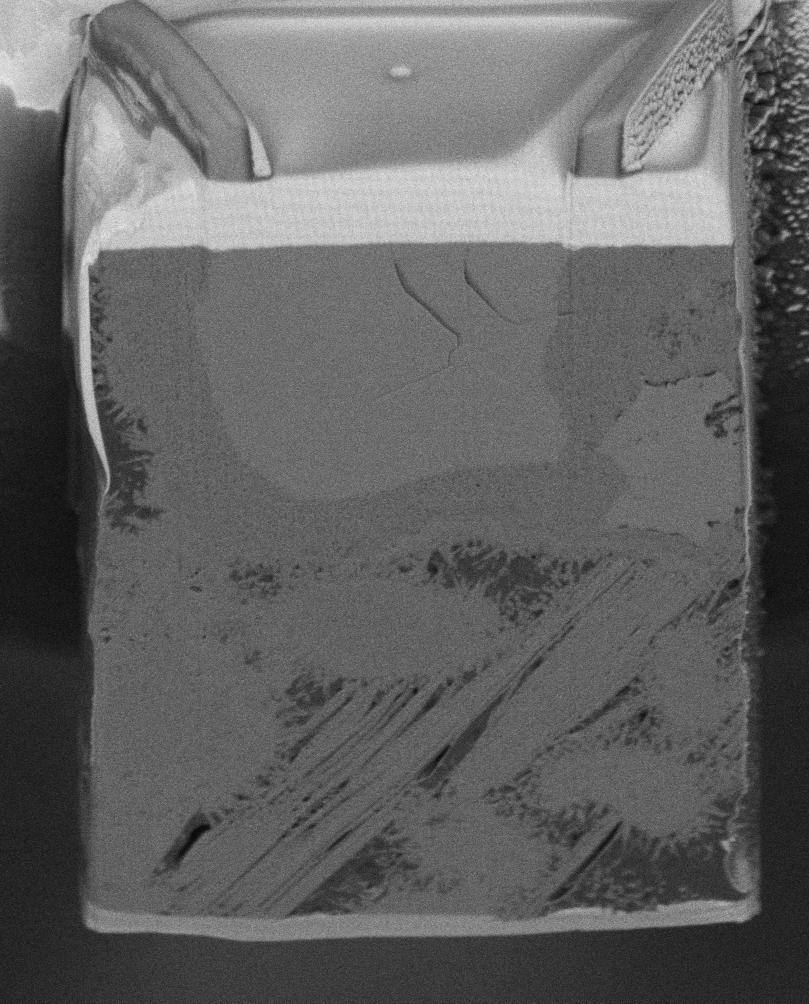
#> input picture SEM Image - SliceImage - 001.tif, 1618 x 2007 px (shown at 1/2 size)
$ python cv_blur.py
#> lines starting #> are read from the running program, lines starting #| are printed output that depends on the picture; after the words box and inside, x2 and y2 are one past the last pixel; in counts of white or black regions, pixels touching at a corner belong together
import sys
import cv2 as cv
import numpy as np
#  Global Variables
DELAY_CAPTION = 1500
DELAY_BLUR = 100
MAX_KERNEL_LENGTH = 31
src = None
dst = None
window_name = 'Smoothing Demo'
def main():
    cv.namedWindow(window_name, cv.WINDOW_AUTOSIZE)
    # Load the source image
    global src
    src = cv.imread('SEM Image - SliceImage - 001.tif')
#> src is the input picture: shape (2007, 1618, 3); min 3, max 250, mean 99
    if src is None:
        print ('Error opening image')
        print ('Usage: smoothing.py [image_name -- default ../data/lena.jpg] \n')
        return -1
    if display_caption('Original Image') != 0:
        return 0
    global dst
    dst = np.copy(src)
    if display_dst(DELAY_CAPTION) != 0:
        return 0
    # Applying Homogeneous blur
    if display_caption('Homogeneous Blur') != 0:
        return 0

    for i in range(1, MAX_KERNEL_LENGTH, 2):
        dst = cv.blur(src, (i, i))
        if display_dst(DELAY_BLUR) != 0:
            return 0

    # Applying Gaussian blur
    if display_caption('Gaussian Blur') != 0:
        return 0

    for i in range(1, MAX_KERNEL_LENGTH, 2):
        dst = cv.GaussianBlur(src, (i, i), 0)
        if display_dst(DELAY_BLUR) != 0:
            return 0

    # Applying Median blur
    if display_caption('Median Blur') != 0:
        return 0

    for i in range(1, MAX_KERNEL_LENGTH, 2):
        dst = cv.medianBlur(src, i)
        if display_dst(DELAY_BLUR) != 0:
            return 0

    # Applying Bilateral Filter
    if display_caption('Bilateral Blur') != 0:
        return 0

    for i in range(1, MAX_KERNEL_LENGTH, 2):
        dst = cv.bilateralFilter(src, i, i * 2, i / 2)
        if display_dst(DELAY_BLUR) != 0:
            return 0

    #  Done
    display_caption('Done!')
    return 0
def display_caption(caption):
#> called with caption = 'Original Image'
    global dst
    dst = np.zeros(src.shape, src.dtype)
    rows, cols, _ch = src.shape
#> rows = 2007; cols = 1618
    cv.putText(dst, caption,
                (int(cols / 4), int(rows / 2)),
                cv.FONT_HERSHEY_COMPLEX, 1, (255, 255, 255))
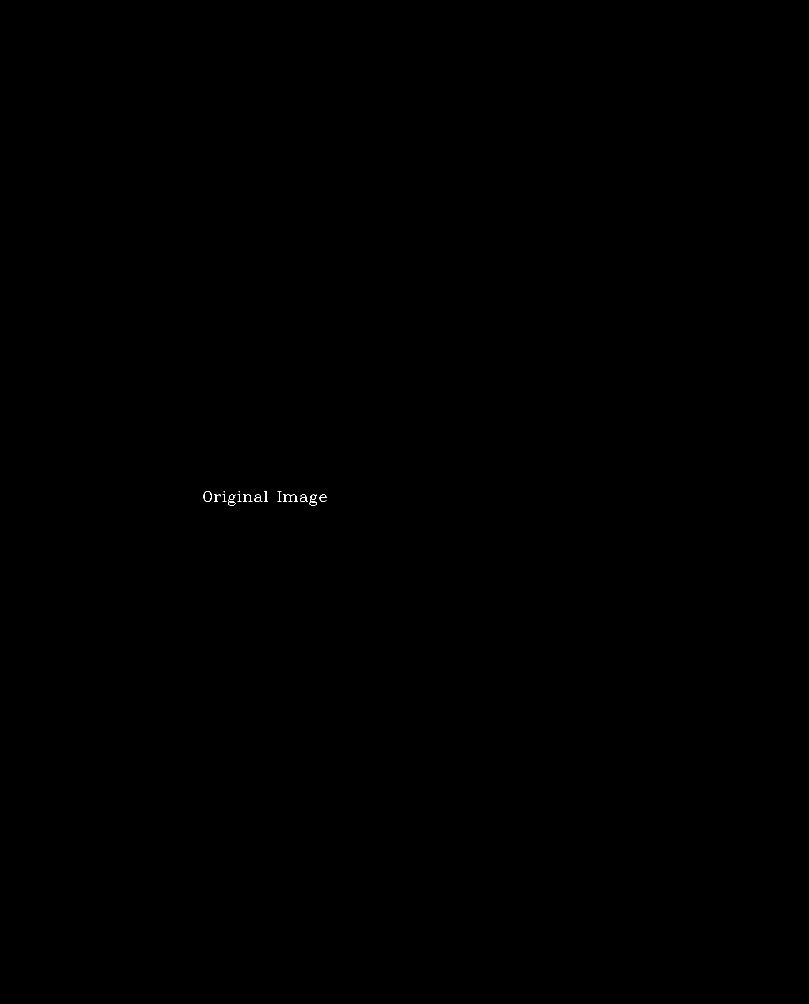
#> dst: shape (2007, 1618, 3) (shown at 1/2 size); 0.03% white in thin lines or dots, all inside (x1, y1, x2, y2) = (407, 982, 653, 1011)
    return display_dst(DELAY_CAPTION)
def display_dst(delay):
#> called with delay = 1500
    cv.imshow(window_name, dst)
    c = cv.waitKey(delay)
#> (key Esc is pressed here)
    if c >= 0 : return -1
    return 0
if __name__ == "__main__":
    main()
